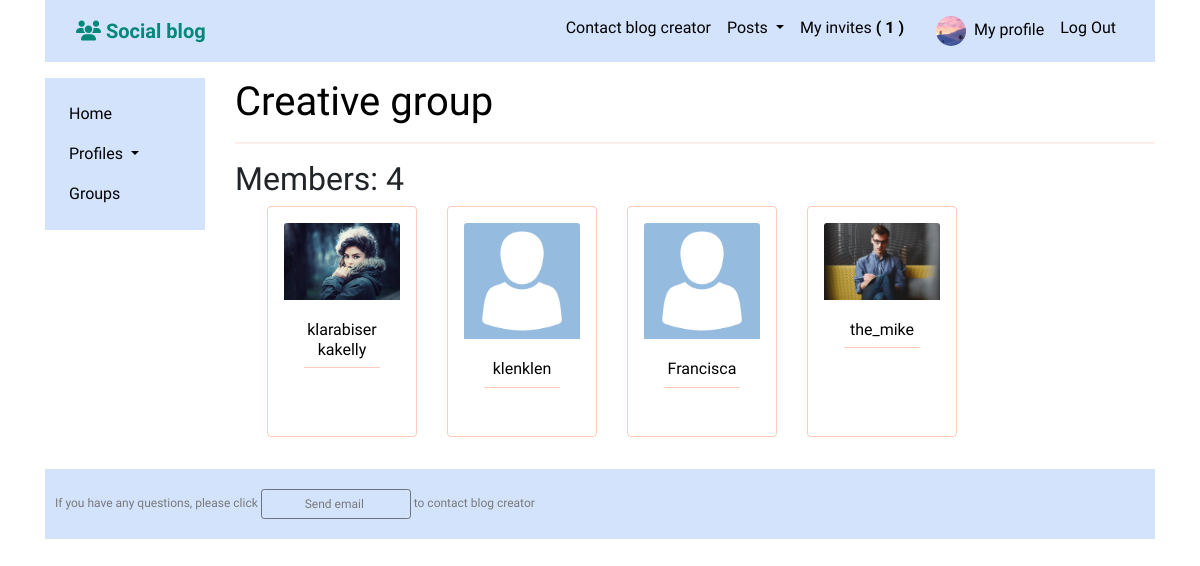
Screenshot of /groups/members/in/creative-group/ (signed in) with the database file from the repository.
### groups/models.py (models this page shows, shortened)
class Group(models.Model):
    name = models.CharField(max_length=250, unique=True)
    slug = models.SlugField(null=True, unique=True)
    description = models.TextField(blank=True, default='')
    description_html = models.TextField(editable=False, default='', blank=True)
    members = models.ManyToManyField('profiles.Profile', through='GroupMember')
    class Meta:
        ordering = ['name']

### profiles/models.py (models this page shows, shortened)
class Profile(models.Model):
    first_name = models.CharField(max_length=100, blank=True)
    last_name = models.CharField(max_length=100, blank=True)
    user = models.OneToOneField(User, on_delete=models.CASCADE)
    bio = models.TextField(default='No bio...')
    friends = models.ManyToManyField(User, related_name='friends', blank=True)
    email = models.EmailField(max_length=200, blank=True)
    country = models.CharField(max_length=200,blank=True)
    avatar = models.ImageField(default='avatar.png', upload_to='avatars/')
    slug = models.SlugField(unique=True, blank=True)
    updated = models.DateTimeField(auto_now=True)
    created = models.DateTimeField(auto_now_add=True)
    objects = ProfileManager()
    def __str__(self):
        return f'{self.user.username}'   #-{self.created.strftime("%d-%m-%Y")}
    __initial_first_name = None
    __initial_last_name = None
    def __init__(self, *args, **kwargs):
        super().__init__(*args, **kwargs)
        self.__initial_first_name = self.first_name
        self.__initial_last_name = self.last_name
    class Meta:
        ordering = ['-created',]

### groups/views.py (the view)
# urls.py: path('members/in/<slug:slug>/',views.ListMembersGroup.as_view(), name='members_in_group')
class ListMembersGroup(generic.DetailView):
    model = Group
    template_name = 'groups/group_member_list.html'

### profiles/context_processors.py (called while the page is built)
def profile_pic(request):
    if request.user.is_authenticated:
        profile_obj = Profile.objects.get(user=request.user)
        pic = profile_obj.avatar
        return {'picture': pic}
    return {}

def invitations_no_rec(request):
    if request.user.is_authenticated:
        profile_obj = Profile.objects.get(user=request.user)
        qs_count = Relationship.objects.invitations_received(profile_obj).count()
        return {'invitations_no': qs_count}
    return {}

### profiles/models.py (called while the page is built)
    def invitations_received(self, receiver):
        qs = Relationship.objects.filter(receiver=receiver, status='send')
        return qs

### groups/templates/groups/group_member_list.html (shortened to what this page needs)
<!DOCTYPE html>
{% extends 'base.html'%}
{% block content %}
    <h1><a href="{% url 'groups:single' slug=group.slug %}">{{group.name}}</a></h1><hr>
    <h2>Members: {{group.members.count}}</h2>
    <ul class="card-deck">
        {% for name in group.members.all %}
            <li class="card" style='max-width:150px;'>
                <div class="card-body text-center p-3">
                    <a href="{% url 'profiles:profile_detail_view' slug=name.slug %}">
                        <img class="card-img-top" src="{{name.avatar.url}}">
                    <div class="card-body">
                        <div class='card-title'>
                            <h6>{{name}}</h6>
                        </div>
                    </div></a>
                </div>
            </li>
        {% endfor %}
    </ul>
{% endblock %}

### static/social_blog/css/master.css (style rules this page uses)
a { color: rgb(0, 0, 0); }
hr { color: #FFCCBC; }
.card-title { border-bottom: 1px solid #FFCCBC; }
.card { margin-bottom: 20px; background-color: white; border: 1px solid#FFCCBC; }

### rows the page displays
Group: name "Creative group", members.count "4"
Profile: avatar (picture), user.username "klarabiserkakelly"
Profile: avatar (placeholder picture), user.username "klenklen"
Profile: avatar (placeholder picture), user.username "Francisca"
Profile: avatar (picture), user.username "the_mike"

### other values shown
{{ invitations_no }} "1"
